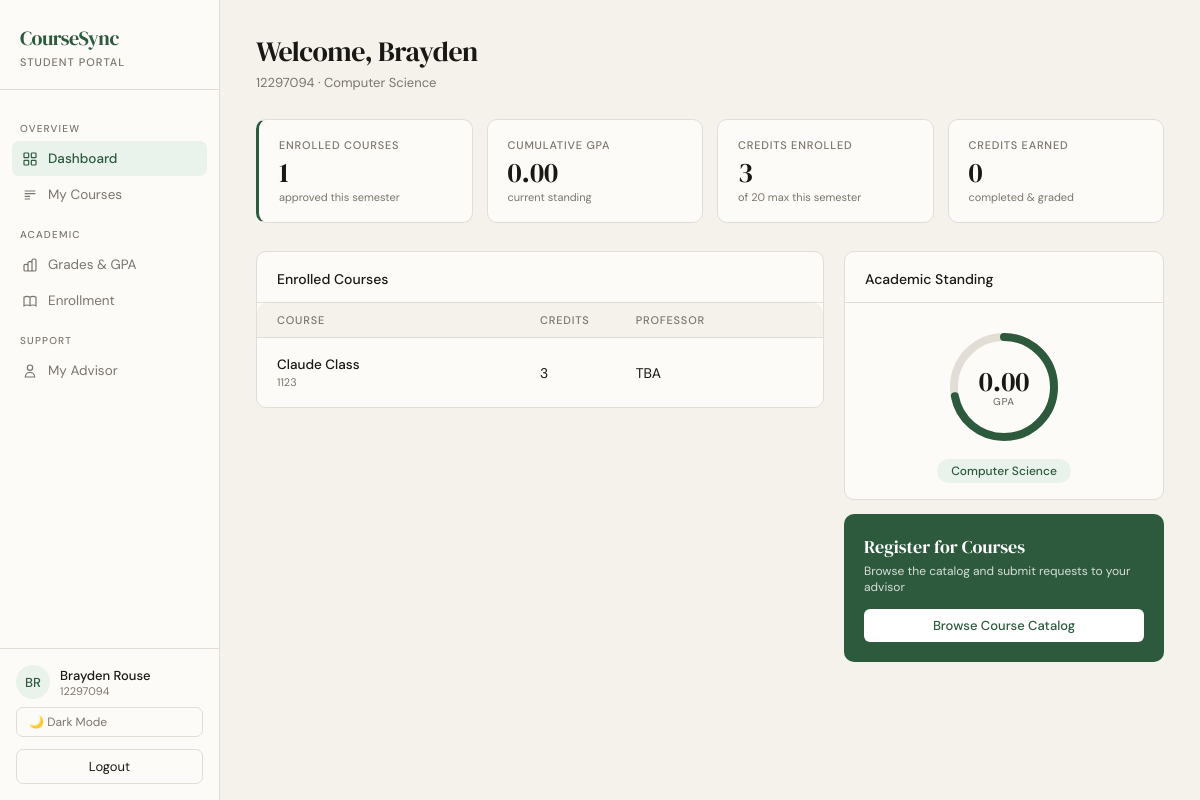
The app's page /student/ (signed in), older data.
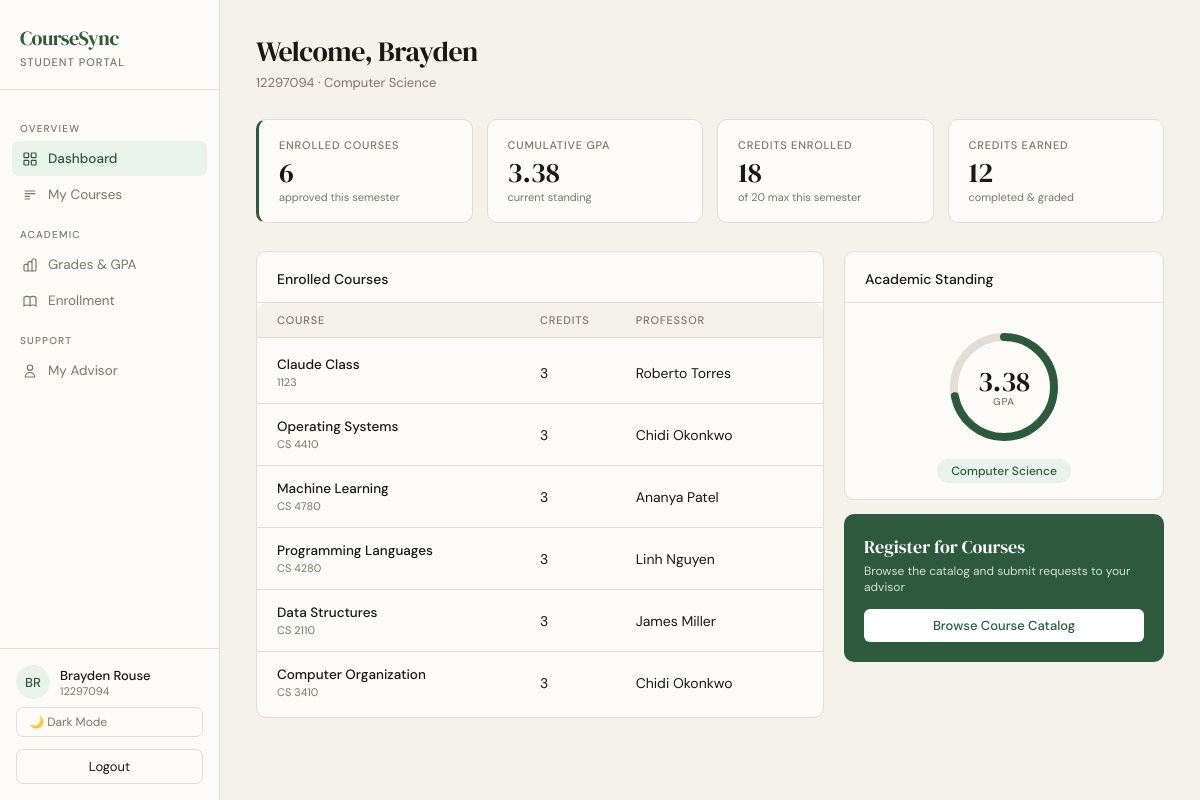
The same page, newer data.
### academics/models.py (models this page shows, shortened)
class StudentProfile(models.Model):
    user = models.OneToOneField(User, on_delete=models.CASCADE, related_name="student_profile")
    major = models.CharField(max_length=100)
    gpa = models.DecimalField(max_digits=3, decimal_places=2, default=0.00)
    advisor = models.ForeignKey(
        User,
        on_delete=models.SET_NULL,
        null=True,
        blank=True,
        related_name="advisees",
        limit_choices_to={"role": "advisor"},
    )

class Enrollment(models.Model):
    class Status(models.TextChoices):
        PENDING = "pending", "Pending"
        APPROVED = "approved", "Approved"
        DENIED = "denied", "Denied"
        DROP_PENDING = "drop_pending", "Drop Pending"
    student = models.ForeignKey(
        User,
        on_delete=models.CASCADE,
        related_name="enrollments",
        limit_choices_to={"role": "student"},
    )
    course = models.ForeignKey(Course, on_delete=models.CASCADE, related_name="enrollments")
    status = models.CharField(max_length=20, choices=Status.choices, default=Status.PENDING)
    proposed_at = models.DateTimeField(auto_now_add=True)
    reviewed_by = models.ForeignKey(
        User,
        on_delete=models.SET_NULL,
        null=True,
        blank=True,
        related_name="reviewed_enrollments",
    )
    class Meta:
        unique_together = ("student", "course")

class Course(models.Model):
    code = models.CharField(max_length=20, unique=True)
    title = models.CharField(max_length=200)
    description = models.TextField(blank=True)
    credits = models.PositiveIntegerField(default=3)
    capacity = models.PositiveIntegerField(default=30)
    professor = models.ForeignKey(
        User,
        on_delete=models.SET_NULL,
        null=True,
        blank=True,
        related_name="courses_taught",
        limit_choices_to={"role": "professor"},
    )

### accounts/models.py (models this page shows, shortened)
class User(AbstractUser):
    class Roles(models.TextChoices):
        STUDENT = "student", "Student"
        TA = "ta", "Teaching Assistant"
        PROFESSOR = "professor", "Professor"
        ADVISOR = "advisor", "Advisor"
        REGISTRAR = "registrar", "Registrar"
        SYSADMIN = "sysadmin", "System Admin"
    role = models.CharField(max_length=20, choices=Roles.choices)
    university_id = models.CharField(max_length=20, unique=True, null=True, blank=True)

### academics/views.py (the view)
# urls.py: path("student/", student_dashboard, name="student_dashboard"),
@login_required
@role_required("student", "ta")
def student_dashboard(request):
    if request.user.role == "ta":
        return redirect("ta_dashboard")
    approved = (
        Enrollment.objects.filter(student=request.user, status="approved")
        .select_related("course")
        .prefetch_related("course__assignments")
    )
    pending = (
        Enrollment.objects.filter(student=request.user, status="pending")
        .select_related("course")
    )
    denied = (
        Enrollment.objects.filter(student=request.user, status="denied")
        .select_related("course")
    )
    enrolled_course_ids = set(
        Enrollment.objects.filter(student=request.user)
        .exclude(status="denied")
        .values_list("course_id", flat=True)
    )
    available_courses = Course.objects.exclude(id__in=enrolled_course_ids).select_related("professor")
    credits_enrolled, credits_earned = _credit_counts(request.user)
    return render(request, "student.html", {
        "enrollments": approved,
        "pending_enrollments": pending,
        "denied_enrollments": denied,
        "available_courses": available_courses,
        "profile": getattr(request.user, "student_profile", None),
        "credits_enrolled": credits_enrolled,
        "credits_earned": credits_earned,
    })

### academics/views.py (called while the page is built)
def _credit_counts(student):
    approved = Enrollment.objects.filter(student=student, status="approved").select_related("course")
    credits_enrolled = sum(e.course.credits for e in approved)
    graded_ids = set(Grade.objects.filter(enrollment__in=approved, published=True).values_list("enrollment_id", flat=True))
    credits_earned = (
        sum(e.course.credits for e in approved if e.id in graded_ids)
        + sum(t.credits for t in TranscriptEntry.objects.filter(student=student))
    )
    return credits_enrolled, credits_earned

### templates/student.html (shortened to what the changed rows need)
{% load static %}
<!DOCTYPE html>
<html lang="en" data-theme="{{ request.session.theme|default:'light' }}">
<head>
  <link rel="stylesheet" href="{% static 'css/student.css' %}">
</head>
<body>
<div class="shell">
  <main class="main">
    <div class="page-header">
      <div class="page-title">Welcome, {{ request.user.first_name|default:request.user.username }}</div>
      <div class="page-sub">{{ request.user.university_id|default:"" }}{% if profile %} · {{ profile.major }}{% endif %}</div>
    </div>
    <div class="stats">
      <div class="stat accent">
        <div class="stat-label">Enrolled Courses</div>
        <div class="stat-value">{{ enrollments|length }}</div>
        <div class="stat-sub">approved this semester</div>
      </div>
      <div class="stat">
        <div class="stat-label">Cumulative GPA</div>
        <div class="stat-value">{% if profile %}{{ profile.gpa }}{% else %}—{% endif %}</div>
        <div class="stat-sub">current standing</div>
      </div>
      <div class="stat">
        <div class="stat-label">Credits Enrolled</div>
        <div class="stat-value">{{ credits_enrolled }}</div>
        <div class="stat-sub">of 20 max this semester</div>
      </div>
      <div class="stat">
        <div class="stat-label">Credits Earned</div>
        <div class="stat-value">{{ credits_earned }}</div>
        <div class="stat-sub">completed &amp; graded</div>
      </div>
    </div>
    <div class="content-grid">
      <div>
        <div class="card" style="margin-bottom: 20px;">
          {% if enrollments %}
          <div class="card-body">
            {% for enrollment in enrollments %}
            <div class="course-row" style="grid-template-columns: 3fr 1fr 2fr">
              <div>
                <div class="course-name">{{ enrollment.course.title }}</div>
                <div class="course-code">{{ enrollment.course.code }}</div>
              </div>
              <div>{{ enrollment.course.credits }}</div>
              <div>{{ enrollment.course.professor.get_full_name|default:"TBA" }}</div>
            </div>
            {% endfor %}
          </div>
          {% else %}
          <div style="padding:20px;color:var(--muted);font-size:13px;text-align:center">No approved enrollments yet. Request courses below.</div>
          {% endif %}
        </div>
      </div>
      <div>
        <div class="card" style="margin-bottom: 14px;">
          {% if profile %}
          <div class="gpa-display">
            <div class="gpa-ring">
              <svg width="120" height="120" viewBox="0 0 120 120">
                <circle cx="60" cy="60" r="50" fill="none" stroke="#E2DDD5" stroke-width="8"/>
                <circle cx="60" cy="60" r="50" fill="none" stroke="#2D5A3D" stroke-width="8" stroke-dasharray="226 314" stroke-linecap="round"/>
              </svg>
              <div class="gpa-center">
                <div class="gpa-number">{{ profile.gpa }}</div>
                <div class="gpa-label">GPA</div>
              </div>
            </div>
            <div class="standing-badge">{{ profile.major }}</div>
          </div>
          {% else %}
          <div style="padding:20px;color:var(--muted);font-size:13px;text-align:center">No academic profile found.</div>
          {% endif %}
        </div>
      </div>
    </div>
  </main>
</div>
</body>
</html>

Row changes from the older to the newer data that the page shows:
changed StudentProfile "Computer Science": gpa "0.00" → "3.38"
changed through a linked row, Enrollment "Claude Class": course.professor.get_full_name "TBA" → "Roberto Torres"
added Enrollment: course "Operating Systems", course.code "CS 4410", course.credits "3", course.professor.get_full_name "Chidi Okonkwo"
added Enrollment: course "Machine Learning", course.code "CS 4780", course.credits "3", course.professor.get_full_name "Ananya Patel"
added Enrollment: course "Programming Languages", course.code "CS 4280", course.credits "3", course.professor.get_full_name "Linh Nguyen"
added Enrollment: course "Data Structures", course.code "CS 2110", course.credits "3", course.professor.get_full_name "James Miller"
added Enrollment: course "Computer Organization", course.code "CS 3410", course.credits "3", course.professor.get_full_name "Chidi Okonkwo"
Text that changed along with them:
{{ enrollments|length }}: "1" → "6"
{{ credits_enrolled }}: "3" → "18"
{{ credits_earned }}: "0" → "12"
